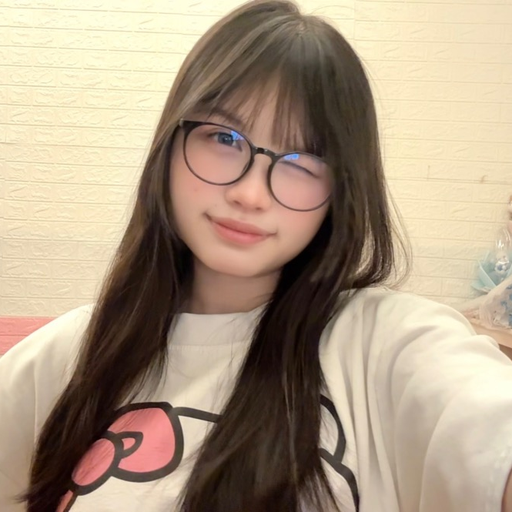
#> input picture assets/preview_model.png, 512 x 512 px
$ python generate_fx_and_lut_previews.py
#> lines starting #> are read from the running program, lines starting #| are printed output that depends on the picture
import io
import json
import math
import os
import random
import urllib.parse
import urllib.request
import zlib
from PIL import Image, ImageDraw, ImageFilter, ImageFont

BASE_DIR = os.path.dirname(os.path.abspath(__file__))
FRAMES_DIR = os.path.join(BASE_DIR, "assets", "frames")
BINS_DIR = os.path.join(BASE_DIR, "assets", "frames_bin")
V2_DIR = os.path.join(BASE_DIR, "assets", "filters_v2")
MANIFEST_PATH = os.path.join(BASE_DIR, "data", "frames_manifest.json")

SIZE = 512
ICON_SIZE = 128
FONT_BOLD = r"C:\Windows\Fonts\segoeuib.ttf"
FONT_REG = r"C:\Windows\Fonts\segoeui.ttf"
FONT_ITALIC = r"C:\Windows\Fonts\segoeuiz.ttf"

# Exact mirror of LUT_FILTERS in cloudflare-worker/worker.js
LUT_SPECS = [
    ("dazz_cpm35", "CPM", dict(rMul=1.08, gMul=1.02, bMul=0.90, contrast=1.12, brightness=4, sat=1.10, fade=14, vig=0.22, grain=10)),
    ("dazz_classic_u", "CLU", dict(rMul=1.06, gMul=1.00, bMul=0.93, contrast=1.16, brightness=2, sat=1.14, fade=10, vig=0.25, grain=8)),
    ("dazz_fqs", "FQS", dict(rMul=0.98, gMul=1.05, bMul=1.02, contrast=1.10, brightness=3, sat=1.08, fade=12, vig=0.18, grain=7)),
    ("dazz_inst_c", "INS", dict(rMul=1.07, gMul=1.03, bMul=0.95, contrast=0.96, brightness=12, sat=0.92, fade=24, vig=0.20, grain=6)),
    ("dazz_grd", "B&W", dict(rMul=1.0, gMul=1.0, bMul=1.0, contrast=1.32, brightness=0, sat=0.0, fade=8, vig=0.28, grain=14, bw=True)),
    ("lut_iphone_beauty", "MỊN", dict(rMul=1.05, gMul=1.02, bMul=1.03, contrast=1.03, brightness=10, sat=1.05, fade=4, vig=0.06, grain=0)),
    ("lut_film_han", "HÀN", dict(rMul=1.05, gMul=1.02, bMul=1.04, contrast=0.95, brightness=12, sat=0.90, fade=18, vig=0.10, grain=4)),
    ("lut_trang_sua", "SỮA", dict(rMul=1.03, gMul=1.03, bMul=1.05, contrast=0.97, brightness=16, sat=0.88, fade=14, vig=0.08, grain=0)),
    ("lut_kodak_am", "ẤM", dict(rMul=1.11, gMul=1.03, bMul=0.87, contrast=1.10, brightness=5, sat=1.15, fade=12, vig=0.20, grain=8)),
    ("lut_fuji_chrome", "FJC", dict(rMul=0.97, gMul=1.03, bMul=1.04, contrast=1.14, brightness=0, sat=0.82, fade=12, vig=0.18, grain=6)),
    ("lut_phim_nhat", "NHẬT", dict(rMul=0.98, gMul=1.05, bMul=1.06, contrast=0.94, brightness=14, sat=0.88, fade=20, vig=0.10, grain=5)),
    ("lut_vintage", "VTG", dict(rMul=1.12, gMul=1.01, bMul=0.84, contrast=1.06, brightness=3, sat=0.78, fade=22, vig=0.26, grain=11)),
    ("lut_kodak_portra", "P400", dict(rMul=1.07, gMul=1.02, bMul=0.94, contrast=0.98, brightness=8, sat=1.04, fade=12, vig=0.12, grain=5)),
    ("lut_fuji_superia", "F200", dict(rMul=0.98, gMul=1.06, bMul=1.04, contrast=1.12, brightness=4, sat=1.12, fade=10, vig=0.16, grain=6)),
    ("lut_kodak_gold", "G200", dict(rMul=1.12, gMul=1.05, bMul=0.86, contrast=1.08, brightness=8, sat=1.14, fade=14, vig=0.18, grain=8)),
    ("lut_cinestill_800t", "800T", dict(rMul=0.96, gMul=1.02, bMul=1.14, contrast=1.16, brightness=2, sat=1.06, fade=12, vig=0.24, grain=9)),
    ("lut_hong_dao", "ĐÀO", dict(rMul=1.09, gMul=1.01, bMul=1.03, contrast=0.96, brightness=14, sat=1.06, fade=12, vig=0.08, grain=0)),
    ("lut_matcha", "MTC", dict(rMul=0.97, gMul=1.06, bMul=0.97, contrast=0.94, brightness=12, sat=0.92, fade=16, vig=0.10, grain=3)),
    ("lut_ulzzang_pink", "PNK", dict(rMul=1.08, gMul=1.00, bMul=1.05, contrast=0.97, brightness=16, sat=0.96, fade=14, vig=0.06, grain=0)),
    ("lut_nang_ban_mai", "NẮNG", dict(rMul=1.10, gMul=1.04, bMul=0.90, contrast=1.04, brightness=12, sat=1.10, fade=10, vig=0.10, grain=2)),
    ("lut_tone_lanh", "LẠNH", dict(rMul=0.94, gMul=1.01, bMul=1.10, contrast=1.05, brightness=6, sat=0.92, fade=10, vig=0.12, grain=2)),
    ("lut_kem_bo", "KEM", dict(rMul=1.06, gMul=1.05, bMul=0.93, contrast=0.93, brightness=15, sat=0.90, fade=20, vig=0.08, grain=3)),
    ("nm_nau_co_dien", "NÂU", dict(rMul=1.12, gMul=1.02, bMul=0.82, contrast=1.08, brightness=2, sat=0.72, fade=22, vig=0.28, grain=10)),
    ("nm_dem_xanh", "ĐÊM", dict(rMul=0.86, gMul=1.00, bMul=1.18, contrast=1.15, brightness=-4, sat=0.92, fade=14, vig=0.30, grain=8)),
    ("nm_film_35mm", "35MM", dict(rMul=1.08, gMul=1.03, bMul=0.92, contrast=1.10, brightness=4, sat=1.06, fade=18, vig=0.22, grain=12)),
    ("nm_xam_matte", "XÁM", dict(rMul=0.96, gMul=0.97, bMul=0.99, contrast=0.92, brightness=6, sat=0.42, fade=28, vig=0.16, grain=7)),
]


def get_font(path, size):
    return ImageFont.truetype(path, size)


def fit_font(draw, font_path, text, max_w, max_size, min_size=10):
    for sz in range(max_size, min_size - 1, -1):
        f = get_font(font_path, sz)
        bb = draw.textbbox((0, 0), text, font=f)
        if (bb[2] - bb[0]) <= max_w:
            return f
    return get_font(font_path, min_size)


def draw_centered_text(draw, cx, cy, text, font, fill):
    bb = draw.textbbox((0, 0), text, font=font)
    w = bb[2] - bb[0]
    h = bb[3] - bb[1]
    draw.text((cx - w / 2 - bb[0], cy - h / 2 - bb[1]), text, font=font, fill=fill)


def apply_rounded_square_mask(im, box, radius):
    w, h = im.size
    scale = 4
    big = Image.new("L", (w * scale, h * scale), 0)
    bd = ImageDraw.Draw(big)
    x1, y1, x2, y2 = [v * scale for v in box]
    bd.rounded_rectangle([x1, y1, x2, y2], radius=radius * scale, fill=255)
    mask = big.resize((w, h), Image.Resampling.LANCZOS)
    out = im.copy()
    out.putalpha(mask)
    return out


LOCAL_MODEL_PATH = os.path.join(BASE_DIR, "assets", "preview_model.png")


def fetch_sample_portrait():
    if os.path.exists(LOCAL_MODEL_PATH):
        im = Image.open(LOCAL_MODEL_PATH).convert("RGB")
        return im, f"local:{os.path.basename(LOCAL_MODEL_PATH)}"
    queries = [
        "young woman portrait smiling natural light",
        "woman portrait sunlight outdoor",
        "South Korean actress portrait smiling",
        "wiki:Mona_Lisa",
    ]
    for q in queries:
        if q.startswith("wiki:"):
            title = urllib.parse.quote(q[5:])
            api = f"https://en.wikipedia.org/api/rest_v1/page/summary/{title}"
            try:
                req = urllib.request.Request(api, headers={"User-Agent": "LocketTommmStudio/1.0"})
                with urllib.request.urlopen(req, timeout=20) as resp:
                    data = json.loads(resp.read().decode("utf-8"))
                u = (data.get("thumbnail") or {}).get("source") or (data.get("originalimage") or {}).get("source")
                if u:
                    ireq = urllib.request.Request(u, headers={"User-Agent": "LocketTommmStudio/1.0"})
                    with urllib.request.urlopen(ireq, timeout=20) as ir:
                        im = Image.open(io.BytesIO(ir.read())).convert("RGB")
                        return im, q
            except Exception:
                continue
        else:
            api = (
                "https://commons.wikimedia.org/w/api.php?"
                + urllib.parse.urlencode(
                    {
                        "action": "query",
                        "generator": "search",
                        "gsrnamespace": "6",
                        "gsrlimit": "8",
                        "prop": "imageinfo",
                        "iiprop": "url|mime|size",
                        "iiurlwidth": "512",
                        "format": "json",
                        "gsrsearch": q,
                    }
                )
            )
            try:
                req = urllib.request.Request(api, headers={"User-Agent": "LocketTommmStudio/1.0"})
                with urllib.request.urlopen(req, timeout=20) as resp:
                    data = json.loads(resp.read().decode("utf-8"))
                pages = sorted((data.get("query") or {}).get("pages", {}).values(), key=lambda p: p.get("index", 999))
                for p in pages:
                    infos = p.get("imageinfo") or []
                    if not infos:
                        continue
                    ii = infos[0]
                    if (ii.get("mime") or "").lower() not in ("image/jpeg", "image/png", "image/webp"):
                        continue
                    u = ii.get("thumburl") or ii.get("url")
                    if not u:
                        continue
                    ireq = urllib.request.Request(u, headers={"User-Agent": "LocketTommmStudio/1.0"})
                    with urllib.request.urlopen(ireq, timeout=20) as ir:
                        im = Image.open(io.BytesIO(ir.read())).convert("RGB")
                        if im.width >= 260 and im.height >= 260:
                            return im, q
            except Exception:
                continue
    raise RuntimeError("Failed to fetch sample portrait")


def crop_portrait(im, out_size):
    w, h = im.size
    side = min(w, h)
    left = (w - side) // 2
    top = max(0, min(h - side, int((h - side) * 0.15)))
    return im.crop((left, top, left + side, top + side)).resize((out_size, out_size), Image.Resampling.LANCZOS)


def apply_lut(rgb_im, cfg):
    w, h = rgb_im.size
    src = rgb_im.tobytes()
    out = bytearray(len(src))
    rMul = cfg.get("rMul", 1.0)
    gMul = cfg.get("gMul", 1.0)
    bMul = cfg.get("bMul", 1.0)
    contrast = cfg.get("contrast", 1.0)
    brightness = cfg.get("brightness", 0)
    sat = cfg.get("sat", 1.0)
    fade = cfg.get("fade", 0)
    vig = cfg.get("vig", 0)
    grain = cfg.get("grain", 0)
    is_bw = cfg.get("bw", False)
    half_w, half_h = w * 0.5, h * 0.5
    inv_max_r2 = 1.0 / (half_w * half_w + half_h * half_h)
    fade_scale = (255.0 - fade) / 255.0 if fade > 0 else 1.0
    rng = random.Random(42)

    for y in range(h):
        dy = y - half_h
        dy2 = dy * dy
        row_off = y * w * 3
        for x in range(w):
            i = row_off + x * 3
            r = float(src[i])
            g = float(src[i + 1])
            b = float(src[i + 2])
            lum = 0.299 * r + 0.587 * g + 0.114 * b
            if is_bw:
                r = g = b = lum
            elif sat != 1.0:
                r = lum + (r - lum) * sat
                g = lum + (g - lum) * sat
                b = lum + (b - lum) * sat
            r = (r * rMul - 128.0) * contrast + 128.0 + brightness
            g = (g * gMul - 128.0) * contrast + 128.0 + brightness
            b = (b * bMul - 128.0) * contrast + 128.0 + brightness
            if fade > 0:
                r = fade + r * fade_scale
                g = fade + g * fade_scale
                b = fade + b * fade_scale
            if vig > 0:
                dx = x - half_w
                vf = 1.0 - vig * (dx * dx + dy2) * inv_max_r2
                r *= vf
                g *= vf
                b *= vf
            if grain > 0:
                n = (rng.random() * 2.0 - 1.0) * grain
                r += n
                g += n
                b += n
            out[i] = 0 if r < 0 else (255 if r > 255 else int(r))
            out[i + 1] = 0 if g < 0 else (255 if g > 255 else int(g))
            out[i + 2] = 0 if b < 0 else (255 if b > 255 else int(b))
    return Image.frombytes("RGB", (w, h), bytes(out))


def build_lut_preview_icons(portrait_128):
    for lut_id, badge, cfg in LUT_SPECS:
        graded = apply_lut(portrait_128, cfg).convert("RGBA")
        d = ImageDraw.Draw(graded)
        # Small subtle badge bottom-right + tiny clean label pill so real graded face clearly visible
        f = fit_font(d, FONT_BOLD, badge, 44, 11, 8)
        d.rounded_rectangle([70, 96, 120, 118], radius=9, fill=(12, 14, 18, 195), outline=(255, 255, 255, 190), width=1)
        draw_centered_text(d, 95, 107, badge, f, (255, 255, 255, 255))
        d.rounded_rectangle([2, 2, 126, 126], radius=24, outline=(255, 255, 255, 210), width=3)
        graded = apply_rounded_square_mask(graded, [2, 2, 126, 126], radius=24)
        graded.save(os.path.join(V2_DIR, f"{lut_id}.png"), "PNG")


# =========================================================================
# Vector Sticker & Weather Helpers (512x512 RGBA Overlays)
# =========================================================================
# [416 lines left out: functions draw_heart, draw_4pt_star, draw_5pt_star, draw_snowflake, draw_cute_fish, draw_cute_shark and 14 more, not called in this run]


def save_ai_icon(out_path, portrait_128, tint_rgb, label):
    # Subtle seasonal/theme color grade on sample portrait + clean bottom caption pill
    arr = bytearray(portrait_128.tobytes())
    tr, tg, tb = tint_rgb
    for i in range(0, len(arr), 3):
        arr[i] = min(255, int(arr[i] * 0.78 + tr * 0.22))
        arr[i + 1] = min(255, int(arr[i + 1] * 0.78 + tg * 0.22))
        arr[i + 2] = min(255, int(arr[i + 2] * 0.78 + tb * 0.22))
    im = Image.frombytes("RGB", (ICON_SIZE, ICON_SIZE), bytes(arr)).convert("RGBA")
    d = ImageDraw.Draw(im)
    d.rounded_rectangle([10, 93, 118, 117], radius=9, fill=(15, 23, 42, 200), outline=(255, 255, 255, 175), width=1)
    draw_centered_text(d, 64, 105, label, fit_font(d, FONT_BOLD, label, 98, 12, 9), (255, 255, 255, 255))
    d.rounded_rectangle([2, 2, 126, 126], radius=24, outline=(255, 255, 255, 210), width=3)
    im = apply_rounded_square_mask(im, [2, 2, 126, 126], radius=24)
    im.save(out_path, "PNG")


def build_clock_font_atlas():
    W, H = 512, 256
    atlas = Image.new("L", (W, H), 0)
    font_semi = r"C:\Windows\Fonts\seguisb.ttf"
    if not os.path.exists(font_semi):
        font_semi = FONT_BOLD

    def render_cell(ch, font_path, fsize, cw, ch_h, align_bottom_pad=10):
        sc = 2
        f = ImageFont.truetype(font_path, fsize * sc)
        # Measure reference '0' so baseline stays locked across all digits/punctuation
        big = Image.new("L", (cw * sc, ch_h * sc), 0)
        bd = ImageDraw.Draw(big)
        ref_bb = bd.textbbox((0, 0), "0", font=f)
        g_bb = bd.textbbox((0, 0), ch, font=f)
        gw = g_bb[2] - g_bb[0]
        x = (cw * sc - gw) // 2 - g_bb[0]
        y = (ch_h * sc - align_bottom_pad * sc) - ref_bb[3]
        bd.text((x, y), ch, font=f, fill=255)
        return big.resize((cw, ch_h), Image.Resampling.LANCZOS)

    # Row 0: large iOS Lock-Screen time glyphs '0'-'9', ':', '/' (42x128 each)
    for idx, ch in enumerate("0123456789:/"):
        cell = render_cell(ch, FONT_BOLD, 98, 42, 128, align_bottom_pad=22)
        atlas.paste(cell, (idx * 42, 0))

    # Row 1: small date glyphs '0'-'9', '/', '•' (24x48 each)
    for idx, ch in enumerate("0123456789/•"):
        cell = render_cell(ch, font_semi, 27, 24, 48, align_bottom_pad=10)
        atlas.paste(cell, (idx * 24, 128))

    # Weekday labels (168x38 each)
    weekdays = ["CHỦ NHẬT", "THỨ HAI", "THỨ BA", "THỨ TƯ", "THỨ NĂM", "THỨ SÁU", "THỨ BẢY"]
    positions = [
        (0, 176), (170, 176), (340, 176),
        (0, 216), (170, 216), (340, 216),
        (296, 128),
    ]
    for wtxt, (px, py) in zip(weekdays, positions):
        cell = render_cell(wtxt, font_semi, 24, 168, 38, align_bottom_pad=8)
        atlas.paste(cell, (px, py))

    out_path = os.path.join(BINS_DIR, "clock_font_atlas.bin")
    with open(out_path, "wb") as bf:
        bf.write(zlib.compress(atlas.tobytes(), level=9))
    print(f"Generated clock_font_atlas.bin ({os.path.getsize(out_path)} bytes)")


def main():
    os.makedirs(FRAMES_DIR, exist_ok=True)
    os.makedirs(BINS_DIR, exist_ok=True)
    os.makedirs(V2_DIR, exist_ok=True)

    portrait_raw, used_q = fetch_sample_portrait()
#> in fetch_sample_portrait, im is the input picture: PIL image 512x512 RGB; mean R, G, B 173, 154.3, 132.5
#> used_q = 'local:preview_model.png'
    print(f"Fetched sample portrait: {portrait_raw.size} via {used_q}")
#| Fetched sample portrait: (512, 512) via local:preview_model.png
    portrait_128 = crop_portrait(portrait_raw, ICON_SIZE)

    # Part A: 26 real color-preview LUT icons
    build_lut_preview_icons(portrait_128)
#> the loop in build_lut_preview_icons, `for lut_id, badge, cfg in LUT_SPECS:` made 26 passes
#> pass 1, in apply_rounded_square_mask, `mask = big.resize((w, h), Image.Resampling.LANCZOS)`:
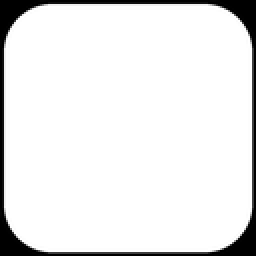
#> mask: PIL image 128x128 L (shown 2 times larger); min 0, max 255, mean 232.5
#> after the loop in build_lut_preview_icons, `for lut_id, badge, cfg in LUT_SPECS:`:
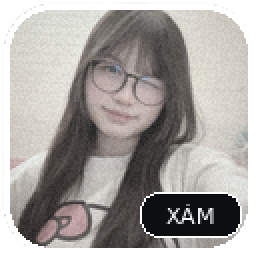
#> graded: PIL image 128x128 RGBA (shown 2 times larger); mean R, G, B, A 160.2, 156.2, 152.4, 232.5; transparent parts drawn white
    print(f"Generated {len(LUT_SPECS)} real-color LUT preview icons in assets/filters_v2/")

    with open(MANIFEST_PATH, "r", encoding="utf-8") as mf:
#> (reads data/frames_manifest.json from the repository)
        manifest = json.load(mf)

    # Part B: Decorative overlay frames (fx_ca_cute, fx_buom_xinh, fx_canh_hoa, fx_sticker_doodle,
    # fx_bong_bong, fx_cau_vong, fx_sao_lap_lanh) are owned by build_real_fx_overlays.py (native 768x768),
    # while fx_giot_nuoc, fx_mua_roi, fx_tuyet_roi live in worker.js — keep fx_specs empty.
    fx_specs = []
    for old_shader_fx in ("fx_giot_nuoc", "fx_giot_nuoc_ro", "fx_mua_roi", "fx_tuyet_roi"):
        manifest.pop(old_shader_fx, None)
    for fid, label, fn, pill_bg in fx_specs:
        ov = fn().convert("RGBA").resize((SIZE, SIZE), Image.Resampling.LANCZOS)
        ov.save(os.path.join(FRAMES_DIR, f"{fid}.png"), "PNG")
        with open(os.path.join(BINS_DIR, f"{fid}.bin"), "wb") as bf:
            bf.write(zlib.compress(ov.tobytes(), level=9))
        save_icon_with_overlay(os.path.join(V2_DIR, f"{fid}.png"), portrait_128, ov, label, pill_bg=pill_bg)
        manifest[fid] = {"is4Cut": False, "windows": [[0, 0, SIZE, SIZE]]}
#> after the loop, manifest = 73 items

    # Part C: 4 Bói Toán tarot overlay frames (owned & generated by generate_tarot_cards.py; never overwrite!)
    # Check generate_tarot_cards.py for the ornate vintage Tarot designs and their 16 random .bin variants.

    with open(MANIFEST_PATH, "w", encoding="utf-8") as mf:
        json.dump(manifest, mf, separators=(",", ":"))

    # Part D: 6 new AI preview icons
    ai_specs = [
        ("ai_mua_xuan", (255, 195, 220), "AI Mùa Xuân"),
        ("ai_mua_he", (90, 200, 255), "AI Mùa Hè"),
        ("ai_mua_thu", (245, 155, 75), "AI Mùa Thu"),
        ("ai_mua_dong", (165, 210, 255), "AI Mùa Đông"),
        ("ai_masterchef", (255, 240, 215), "MasterChef"),
        ("ai_csgt", (235, 195, 75), "CSGT"),
    ]
    for fid, tint, label in ai_specs:
        save_ai_icon(os.path.join(V2_DIR, f"{fid}.png"), portrait_128, tint, label)
#> this loop made 6 passes
#> pass 1, in apply_rounded_square_mask (call 27), `out = im.copy()`:
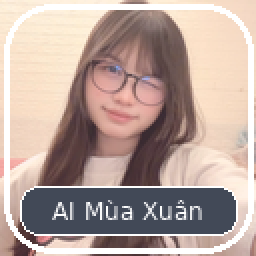
#> out: PIL image 128x128 RGBA (shown 2 times larger); mean R, G, B, A 176.7, 156.9, 149.9, 242.7; transparent parts drawn white

    build_clock_font_atlas()
#> in build_clock_font_atlas, `atlas = Image.new("L", (W, H), 0)`: atlas: PIL image 512x256 L; every value is 0
#> the loop in build_clock_font_atlas, `for idx, ch in enumerate("0123456789:/"):` made 12 passes
#> (g_bb in render_cell, gw in render_cell, x in render_cell) on passes 1 to 12: ((0, 37, 125, 185), 125, -21), ((0, 39, 125, 182), 125, -21), ((0, 37, 125, 182), 125, -21), ((0, 37, 125, 185), 125, -21), ((0, 39, 125, 182), 125, -21), ((0, 39, 125, 185), 125, -21), ((0, 37, 125, 185), 125, -21), ((0, 39, 125, 182), 125, -21), ((0, 37, 125, 185), 125, -21), ((0, 37, 125, 185), 125, -21), ((0, 81, 66, 182), 66, 9), ((0, 39, 67, 200), 67, 8)
#> after the loop in build_clock_font_atlas, `for idx, ch in enumerate("0123456789:/"):`:
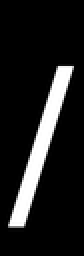
#> cell: PIL image 42x128 L (shown 2 times larger); min 0, max 255, mean 31.1
#> the loop in build_clock_font_atlas, `for idx, ch in enumerate("0123456789/•"):` made 12 passes
#> (g_bb in render_cell, gw in render_cell, x in render_cell) on passes 1 to 12: ((0, 11, 34, 52), 34, 7), ((0, 12, 34, 51), 34, 7), ((0, 11, 34, 51), 34, 7), ((0, 11, 34, 52), 34, 7), ((0, 12, 34, 51), 34, 7), ((0, 12, 34, 52), 34, 7), ((0, 11, 34, 52), 34, 7), ((0, 12, 34, 51), 34, 7), ((0, 11, 34, 52), 34, 7), ((0, 11, 34, 52), 34, 7), ((0, 12, 19, 56), 19, 14), ((0, 23, 32, 51), 32, 8)
#> after the loop in build_clock_font_atlas, `for idx, ch in enumerate("0123456789/•"):`:
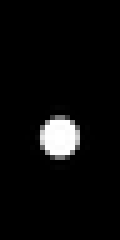
#> cell: PIL image 24x48 L (shown 5 times larger); min 0, max 255, mean 10.9
#> the loop in build_clock_font_atlas, `for wtxt, (px, py) in zip(weekdays, positions):` made 7 passes
#> (g_bb in render_cell, gw in render_cell, x in render_cell) on passes 1 to 7: ((0, -3, 255, 54), 255, 40), ((-1, 0, 205, 46), 206, 66), ((-1, 0, 188, 46), 189, 74), ((-1, 0, 192, 46), 193, 72), ((-1, -1, 232, 46), 233, 52), ((-1, 0, 221, 46), 222, 58), ((-1, -3, 218, 46), 219, 59)
#> after the loop in build_clock_font_atlas, `for wtxt, (px, py) in zip(weekdays, positions):`:
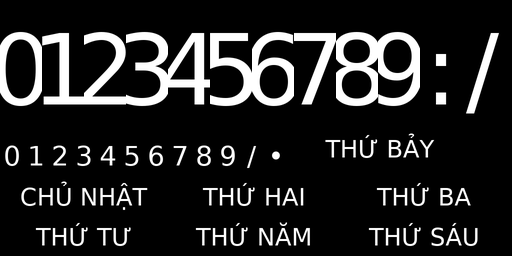
#> atlas: PIL image 512x256 L; min 0, max 255, mean 36.7
#> after the loop in build_clock_font_atlas, `for wtxt, (px, py) in zip(weekdays, positions):`:
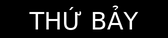
#> cell: PIL image 168x38 L; min 0, max 255, mean 22.5
#| Generated clock_font_atlas.bin (16766 bytes)
    print(f"Generated {len(fx_specs)} overlay frames + .bin + 6 AI icons. Total manifest frames: {len(manifest)}")
#| Generated 0 overlay frames + .bin + 6 AI icons. Total manifest frames: 73


if __name__ == "__main__":
    main()
